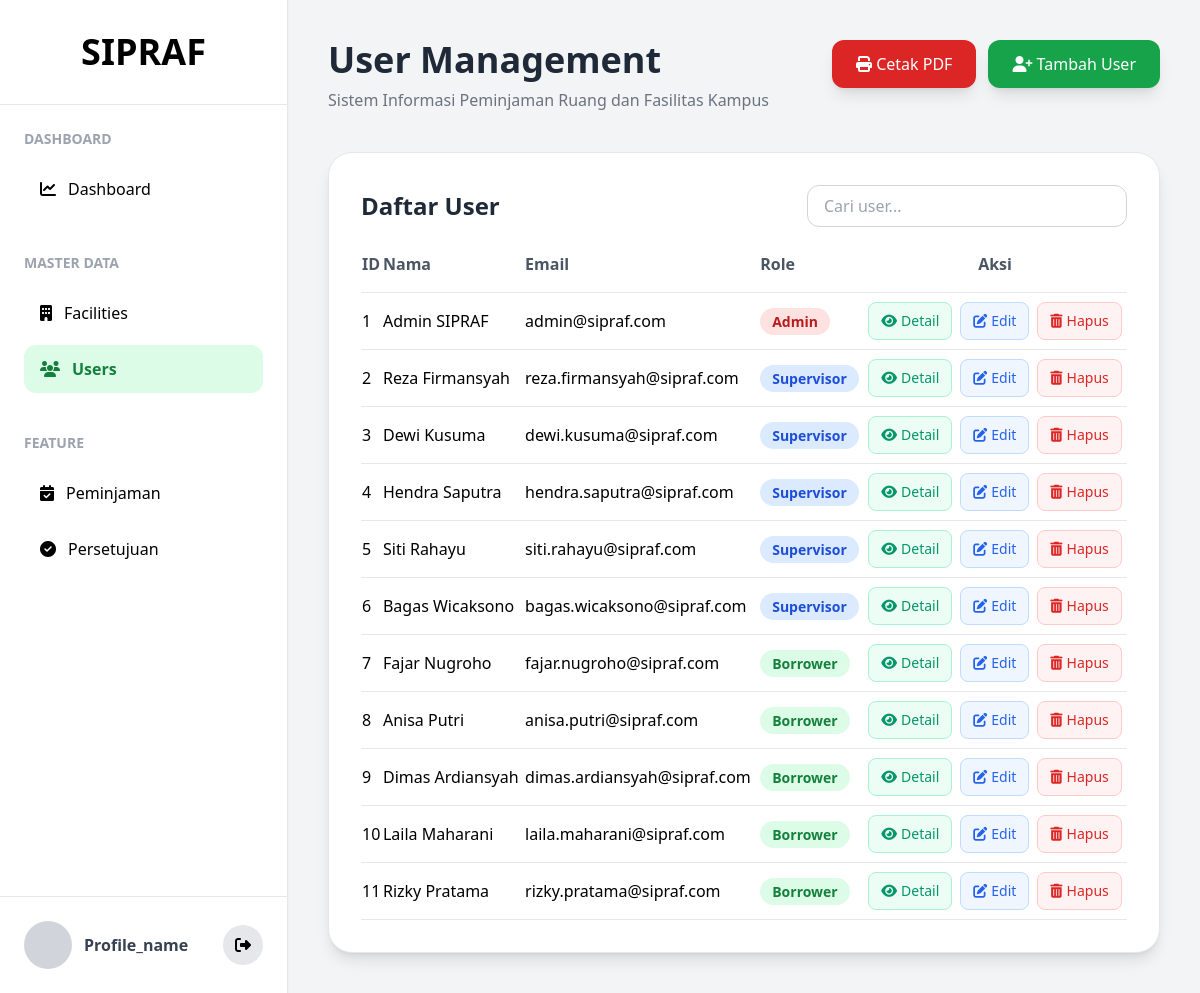
Screenshot of /pages/users/index.php with the database file from the repository.
### tables this page shows
CREATE TABLE `users` (
  `id` int NOT NULL,
  `name` varchar(255) NOT NULL,
  `email` varchar(255) NOT NULL,
  `password` varchar(255) NOT NULL,
  `role` enum('admin','supervisor','borrower') NOT NULL,
  `foto` varchar(255) DEFAULT NULL,
  `created_at` timestamp NULL DEFAULT CURRENT_TIMESTAMP
);

### pages/users/index.php (the view, shortened to what this page needs)
<?php
require_once __DIR__ . '/../../helper/db_conn.php';
$query = mysqli_query($conn, "SELECT * FROM users ORDER BY id ASC");
?>
<!DOCTYPE html>
<html lang="id">
<head>
    <script src="https://cdn.tailwindcss.com"></script>
    <link rel="stylesheet"
    href="https://cdnjs.cloudflare.com/ajax/libs/font-awesome/6.5.1/css/all.min.css">
</head>
<body class="bg-gray-100 font-sans">
<div class="flex min-h-screen">
    <aside class="w-72 bg-white border-r shadow-sm flex flex-col justify-between print:hidden">
        <div>
            <div class="p-8 border-b">
                <h1 class="text-4xl font-bold text-center">
                    SIPRAF
                </h1>
            </div>
            <div class="p-6">
                <div class="mb-10">
                    <p class="text-gray-400 text-sm font-semibold mb-4 uppercase">
                        Dashboard
                    </p>
                    <a href="../dashboard/index.php"
                    class="flex items-center gap-3 px-4 py-3 rounded-xl hover:bg-gray-100">
                        <i class="fa-solid fa-chart-line"></i>
                        <span>
                            Dashboard
                        </span>
                    </a>
                </div>
                <div class="mb-10">
                    <p class="text-gray-400 text-sm font-semibold mb-4 uppercase">
                        Master Data
                    </p>
                    <div class="space-y-2">
                        <a href="../facilities/index.php"
                        class="flex items-center gap-3 px-4 py-3 rounded-xl hover:bg-gray-100">
                            <i class="fa-solid fa-building"></i>
                            Facilities
                        </a>
                        <a href="index.php"
                        class="flex items-center gap-3 px-4 py-3 rounded-xl bg-green-100 text-green-700 font-semibold">
                            <i class="fa-solid fa-users"></i>
                            Users
                        </a>
                    </div>
                </div>
                <div>
                    <p class="text-gray-400 text-sm font-semibold mb-4 uppercase">
                        Feature
                    </p>
                    <div class="space-y-2">
                        <a href="../reservation/index.php"
                        class="flex items-center gap-3 px-4 py-3 rounded-xl hover:bg-gray-100">
                            <i class="fa-solid fa-calendar-check"></i>
                            Peminjaman
                        </a>
                        <a href="../approval/index.php"
                        class="flex items-center gap-3 px-4 py-3 rounded-xl hover:bg-gray-100">
                            <i class="fa-solid fa-circle-check"></i>
                            Persetujuan
                        </a>
                    </div>
                </div>
            </div>
        </div>
        <div class="p-6 border-t">
            <div class="flex items-center justify-between">
                <a href="../profile/index.php"
                class="flex items-center gap-3">
                    <div class="w-12 h-12 rounded-full bg-gray-300"></div>
                    <div>
                        <h2 class="font-semibold text-gray-700">
                            Profile_name
                        </h2>
                    </div>
                </a>
                <button
                class="w-10 h-10 rounded-full bg-gray-200 hover:bg-red-500 hover:text-white">
                    <i class="fa-solid fa-right-from-bracket"></i>
                </button>
            </div>
        </div>
    </aside>
    <main class="flex-1 p-10">
        <div class="flex justify-between items-start mb-10">
            <div>
                <h1 class="text-4xl font-bold text-gray-800">
                    User Management
                </h1>
                <p class="text-gray-500 mt-2">
                    Sistem Informasi Peminjaman Ruang dan Fasilitas Kampus
                </p>
            </div>
            <div class="flex gap-3">
                <button
                onclick="window.print()"
                class="bg-red-600 hover:bg-red-700 text-white px-6 py-3 rounded-xl shadow-lg">
                    <i class="fa-solid fa-print"></i>
                    Cetak PDF
                </button>
                <a href="form.php"
                class="bg-green-600 hover:bg-green-700 text-white px-6 py-3 rounded-xl shadow-lg">
                    <i class="fa-solid fa-user-plus"></i>
                    Tambah User
                </a>
            </div>
        </div>
        <div class="bg-white rounded-3xl shadow-lg border border-gray-200 p-8">
            <div class="flex justify-between items-center mb-6">
                <h2 class="text-2xl font-bold text-gray-800">
                    Daftar User
                </h2>
                <input
                    type="text"
                    id="searchInput"
                    placeholder="Cari user..."
                    class="border border-gray-300 px-4 py-2 rounded-xl w-80">
            </div>
            <div class="overflow-x-auto">
                <table class="w-full text-left">
                    <thead>
                        <tr class="border-b text-gray-600">
                            <th class="pb-4">ID</th>
                            <th class="pb-4">Nama</th>
                            <th class="pb-4">Email</th>
                            <th class="pb-4">Role</th>
                            <th class="pb-4 text-center">
                                Aksi
                            </th>
                        </tr>
                    </thead>
                    <tbody id="userTable">
                    <?php if(mysqli_num_rows($query) > 0): ?>
                        <?php while($row = mysqli_fetch_assoc($query)): ?>
                        <tr class="border-b hover:bg-gray-50">
                            <td class="py-4">
                                <?= $row['id']; ?>
                            </td>
                            <td>
                                <?= htmlspecialchars($row['name']); ?>
                            </td>
                            <td>
                                <?= htmlspecialchars($row['email']); ?>
                            </td>
                            <td class="py-4">
                            <?php
                            switch (strtolower($row['role'])) {
                                case 'admin':
                                    echo '<span class="bg-red-100 text-red-700 px-3 py-1 rounded-full text-sm font-semibold">
                                            Admin
                                        </span>';
                                    break;
                                case 'supervisor':
                                    echo '<span class="bg-blue-100 text-blue-700 px-3 py-1 rounded-full text-sm font-semibold">
                                            Supervisor
                                        </span>';
                                    break;
                                case 'borrower':
                                    echo '<span class="bg-green-100 text-green-700 px-3 py-1 rounded-full text-sm font-semibold">
                                            Borrower
                                        </span>';
                                    break;
                            }
                            ?>
                            </td>
                            <td>
                                <div class="flex justify-center gap-2">
                                    <a href="detail.php?id=<?= $row['id']; ?>"
                                    class="bg-emerald-50 text-emerald-600 hover:bg-emerald-500 hover:text-white px-3 py-2 rounded-lg transition text-sm flex items-center gap-1 font-medium border border-emerald-200 hover:border-transparent">
                                        <i class="fa-solid fa-eye"></i>
                                        Detail
                                    </a>
                                    <a href="form.php?id=<?= $row['id']; ?>"
                                    class="bg-blue-50 text-blue-600 hover:bg-blue-500 hover:text-white px-3 py-2 rounded-lg transition text-sm flex items-center gap-1 font-medium border border-blue-200 hover:border-transparent">
                                        <i class="fa-solid fa-pen-to-square"></i>
                                        Edit
                                    </a>
                                    <a href="../../logic/user_process.php?action=delete&id=<?= $row['id']; ?>"
                                    onclick="return confirm('Yakin ingin menghapus user ini?')"
                                    class="bg-red-50 text-red-600 hover:bg-red-500 hover:text-white px-3 py-2 rounded-lg transition text-sm flex items-center gap-1 font-medium border border-red-200 hover:border-transparent">
                                        <i class="fa-solid fa-trash-can"></i>
                                        Hapus
                                    </a>
                                </div>
                            </td>
                        </tr>
                        <?php endwhile; ?>
                    <?php endif; ?>
                    </tbody>
                </table>
            </div>
        </div>
    </main>
</div>
</body>
</html>

### rows the page displays
users: id "1", name "Admin SIPRAF", email "admin@sipraf.com", role "Admin"
users: id "2", name "Reza Firmansyah", email "reza.firmansyah@sipraf.com", role "Supervisor"
users: id "3", name "Dewi Kusuma", email "dewi.kusuma@sipraf.com", role "Supervisor"
users: id "4", name "Hendra Saputra", email "hendra.saputra@sipraf.com", role "Supervisor"
users: id "5", name "Siti Rahayu", email "siti.rahayu@sipraf.com", role "Supervisor"
users: id "6", name "Bagas Wicaksono", email "bagas.wicaksono@sipraf.com", role "Supervisor"
users: id "7", name "Fajar Nugroho", email "fajar.nugroho@sipraf.com", role "Borrower"
users: id "8", name "Anisa Putri", email "anisa.putri@sipraf.com", role "Borrower"
users: id "9", name "Dimas Ardiansyah", email "dimas.ardiansyah@sipraf.com", role "Borrower"
users: id "10", name "Laila Maharani", email "laila.maharani@sipraf.com", role "Borrower"
users: id "11", name "Rizky Pratama", email "rizky.pratama@sipraf.com", role "Borrower"
